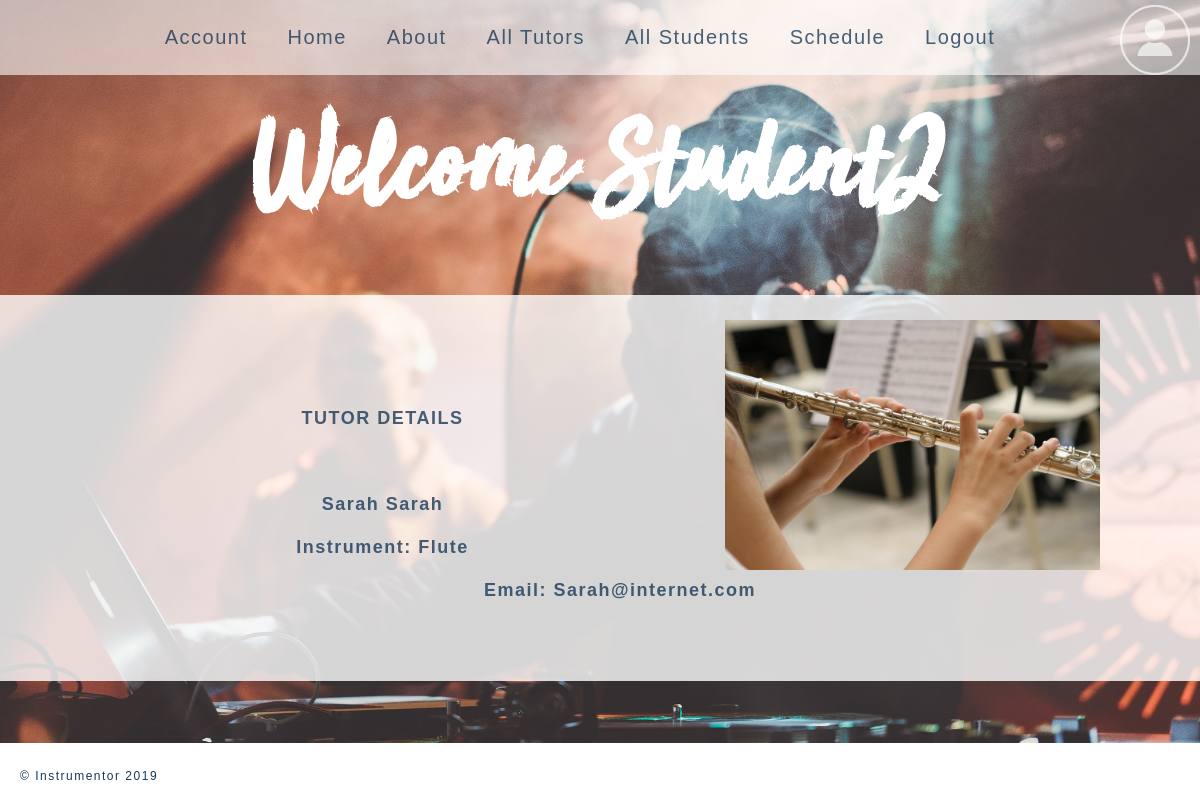
The page /home/tutor/8 (signed in) on the database its author committed.
### musicapp_project3/home/models.py (models this page shows, shortened)
class Tutor(models.Model):
    profile_pic = models.ImageField(upload_to="images/", default="concert.jpg") # pip3 install pillow
    extra_pic = models.ImageField(upload_to="images/", default="concert.jpg")
    name = models.CharField(max_length=150)
    experience = models.TextField(null=True, blank=True)
    instrument_avail = models.BooleanField(null=True, blank=True)
    price = models.DecimalField(max_digits=8, decimal_places=2, blank=True, null=True)
    instrument = models.ForeignKey('Instrument', on_delete=models.SET_NULL, null=True)
    user = models.OneToOneField(User, on_delete=models.CASCADE, null=False, primary_key=True)
    instruments = models.CharField(max_length=150, blank=True, null=True)

class Instrument(models.Model):
    name = models.CharField(max_length=150)
    details = models.CharField(max_length=150, blank=True, null=True)
    def __str__(self):
        return self.name

### musicapp_project3/home/views.py (the view)
# urls.py: path('tutor/<pk>', views.TutorDetailView.as_view(), name='tutor_detail'),
class TutorDetailView(generic.DetailView):
    model = Tutor

### musicapp_project3/home/templates/home/tutor_detail.html
{% include "base.html" %}
{% load static  %}
{% block profile %}
<section class="content3">
<br>    <div class="profile_info">
      <img src="{{ tutor.profile_pic.url }}" id="profile"/>
    </div>
    <br>
    <div class="profile_info">
      <ul>
        <br>
        <p><b>TUTOR DETAILS</b></p><br>
        <p><b>{{tutor.user.first_name|capfirst}} {{tutor.user.last_name|capfirst}}<b></p>
        <p><b>Instrument:</b> {{ tutor.instrument}}</p>
        <p><b>Email:</b> {{ tutor.user.email}}</p>
      </ul>
{% endblock %}

### musicapp_project3/home/templates/base.html (shortened to what this page needs)
{% load static %}
<html lang="en-US">
     <head>
        {% load static %}
        <link rel="stylesheet" id="style" href="{% static 'style.css' %}" type="text/css" media="all">
     </head>
  <header>
{% if user.is_authenticated %}
<div class="containernav">
<div class="navbutton">
     <div class="dropdown">
         <div class="dropbtn"><img src="{% static 'images/navicon2.png' %}" alt="Nav">
           <div class="dropdown-content">
              <a href="{% url 'profile' request.user.id %}">Account</a>
              <a href="{% url 'home' %}">Home</a>
              <a href="{% url 'about' %}">About</a>
              <a href="{% url 'tutors' %}">All Tutors</a>
              <a href="{% url 'students' %}">All Students</a>
			        <a href="..\..\home/schedule/">Schedule</a>
              <div class="logout">
              <a href="{% url 'logout' %}">Logout</a>{% csrf_token %}
         </div>
     </div>
   </div>
 </div>
{% endif %}
    <body id="background_2">
      {% if request.user.is_authenticated %}
        <header>
              <h1 id="home">Welcome {{ request.user.username }}</h1>
        </header>
        {% endif %}
<br>
          <footer>
          <p>&copy; Instrumentor 2019</p>
          </footer>
    </body>
</html>

### musicapp_project3/static/style.css (style rules this page uses)
body { font-family: Arial, Helvetica, sans-serif; padding:0; margin:0; letter-spacing: 1.5px; font-size: 18px; line-height:25px; background-size: 100%; background-color: black; background-image: url(images/concert2.jpg); background-repeat:no-repeat; background-position: top; background-attachment: fixed; background-size: cover; }
body h1 { margin: 0; font-size: 10vw; padding: 150px 10px 20px 0; line-height: 50px; font-family: 'Sun Valley'; text-align: center; color: white; }
#background_2 { background-size: 100%; background-image: url(images/concert2.jpg); background-repeat:no-repeat; background-position: top; background-attachment: fixed; background-size: cover; }
a { color: rgba(26, 57, 88, 0.8); text-decoration: none; font-size:20px; padding:2%; }
header { text-align:center; min-height:200px; color: white; margin:0; padding-bottom: 50px; }
.navbutton { display: block; width: 100%; top:0; }
.containernav { width:100%; position: relative; top: 0; }
.dropbtn { font-size: 20px; z-index: 1; text-align: center; color: #1c3a6b; }
.dropbtn img { width: 70px; float:right; padding:5px 10px 0 0; }
.dropdown { width:100%; position:relative; display:block; float:right; top:0; }
.dropdown-content { justify-content: center; display: none; text-align: center; position: absolute; color: #1c3a6b; right: 0; width: 100%; background-color: rgba(255, 255, 255, 0.6); z-index: 1; top:0; }
.dropdown-content a { padding: 25px 40px 25px 0; display: inline-block; text-align: center; }
.containernav { width:100%; margin:auto; position: fixed; top: 0; }
.logout { margin-top: 0; float:right; }
.content3 { padding-bottom: 5%; color: rgba(26, 57, 88, 0.8); background-color:rgba(255, 255, 255, 0.8); width:100%; }
footer { padding: 0 10px 0 10px; background-color: white; position:fixed; bottom: 0; margin: auto; width: 100%; text-align: left; font-size: 4px; line-height: 1.4; overflow:hidden; padding: 20px 0 10px 20px; color:#1A3958; font-size: 12px; line-height: 3px; }
#profile { float:right; height: 250px; padding-right: 100px; }
.containernav { position:static; }

### rows shown on the page
Tutor: profile_pic (picture), user.first_name "Sarah", user.last_name "Sarah", instrument "Flute", user.email "Sarah@internet.com"

### other values the page prints
{{ request.user.username }} "Student2"
